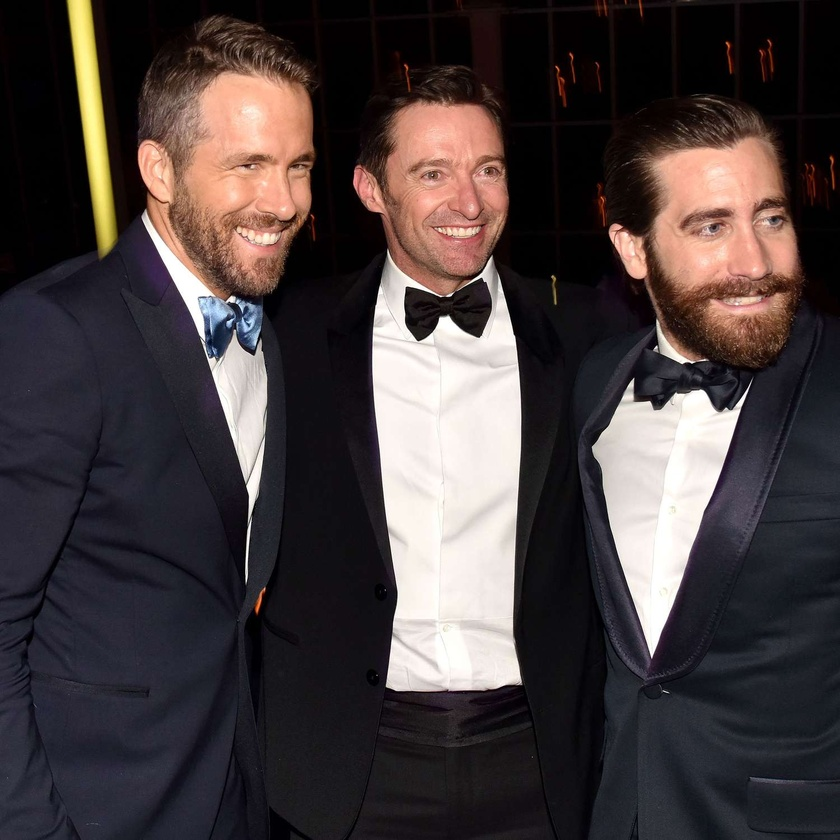
#> input picture Sample_images/multiple_people.jpg, 840 x 840 px, shrunk from 1500 x 1499 before the run
$ python face_detection.py
#> lines starting #> are read from the running program, lines starting #| are printed output that depends on the picture; after the words box and inside, x2 and y2 are one past the last pixel; in counts of white or black regions, pixels touching at a corner belong together
import cv2 as cv

img = cv.imread('Sample_images/multiple_people.jpg')
#> img is the input picture: shape (840, 840, 3); mean B, G, R 61.4, 60.9, 70.2
#cv.imshow('person', img)

gray_img = cv.cvtColor(img, cv.COLOR_BGR2GRAY)
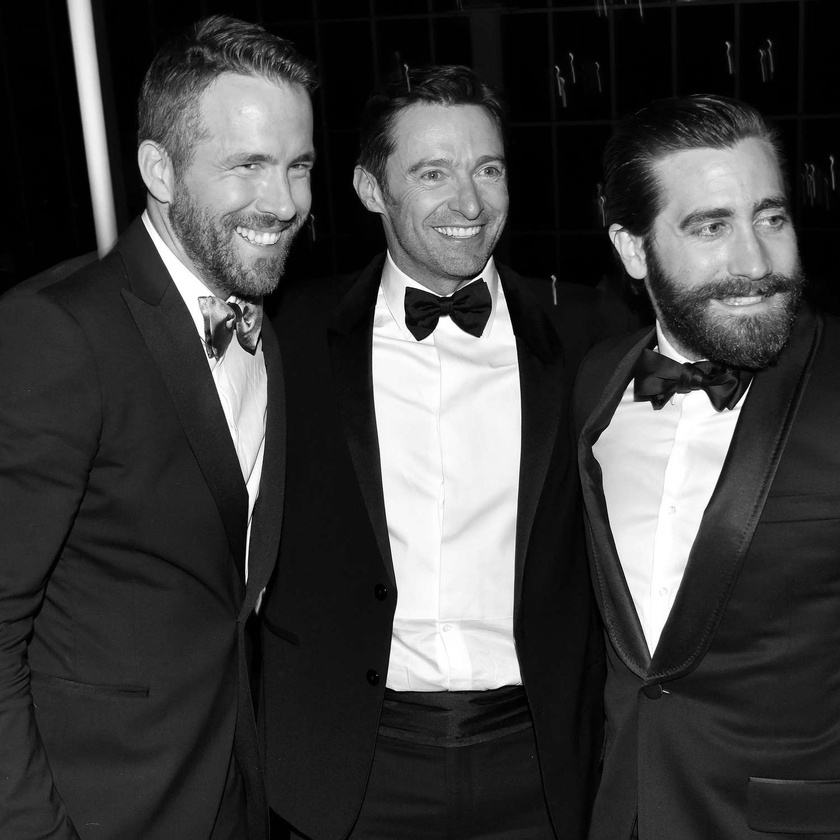
#> gray_img: shape (840, 840); min 0, max 255, mean 63.7
#cv.imshow('gray person', gray_img)

# creating a haarcascade variable
haar_cascade = cv.CascadeClassifier('haar_face.xml') # this xml is obtained from opencv repo on github

faces_rect = haar_cascade.detectMultiScale(gray_img, scaleFactor=1.1, minNeighbors=7) # face rectangular coordinates
#> faces_rect = [[384, 115, 144, 144], [153, 87, 186, 186], [648, 151, 180, 180]]

print(f"number of faces detected: {len(faces_rect)}")
#| number of faces detected: 3

# looping over the coordinates to form a rectangle around the face
for (x,y,w,h) in faces_rect:
    cv.rectangle(img,(x,y),(x+w,y+h),(0,255,0), thickness=3)
#> this loop made 3 passes
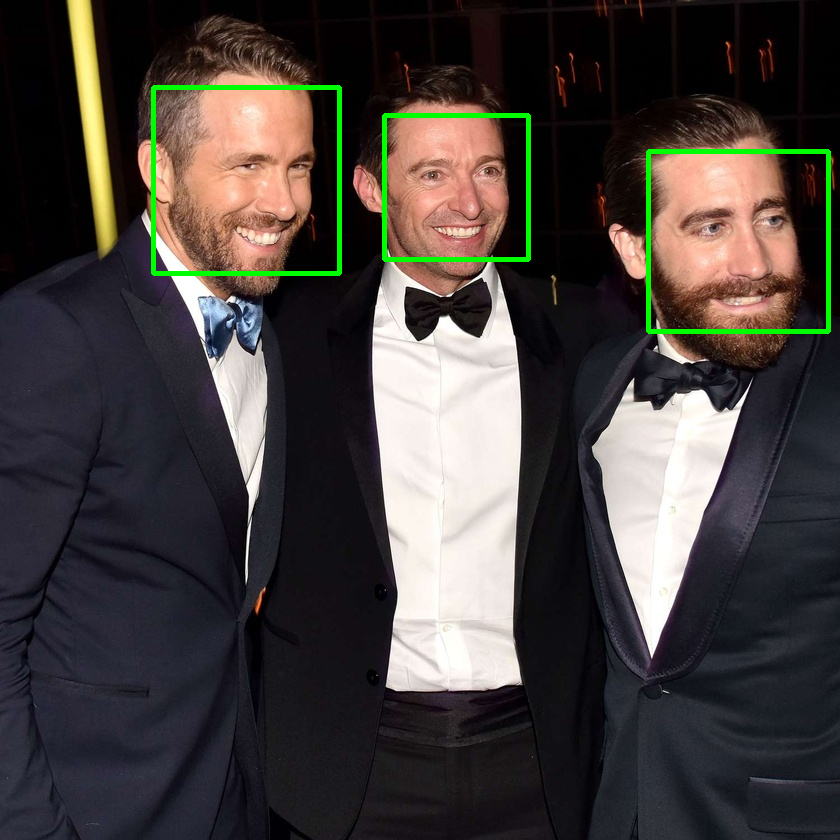
#> img: shape (840, 840, 3); 1.44% of pixels changed, all inside (x1, y1, x2, y2) = (151, 85, 831, 334)

cv.imshow('Detected faces',img)

cv.waitKey(0)
